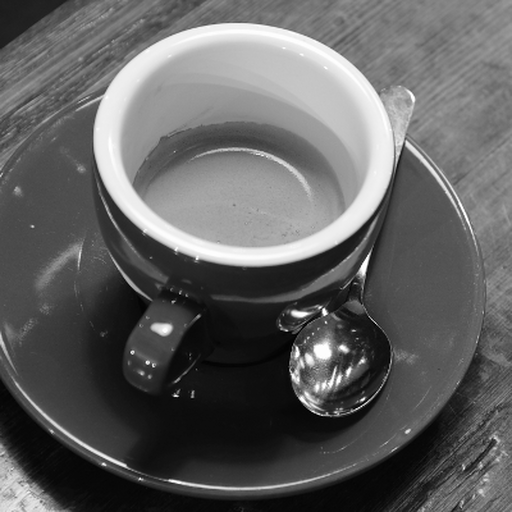
%> input picture data/examples/coffee.png, 512 x 512 px
$ octave demo_examples.m   (GNU Octave 9; MATLAB toolbox functions it lacks are replaced by stand-ins)
%> lines starting %> are read from the running program, lines starting %| are printed output that depends on the picture
### matlab/load_test_image.m
function [x, name] = load_test_image(path, sz)
%> called with path = 'data/examples/coffee.png'
%LOAD_TEST_IMAGE Test image as a sz x sz double in [0, 1] (default 512).
%   Without a path it uses data/lena.png (or another common Lena file name) when present, otherwise
%   data/camera.png. RGB is converted with the BT.601 weights 0.2989, 0.5870, 0.1140.
root = adf_setup();
if nargin < 2
    sz = 512;
end
if nargin < 1 || isempty(path)
    names = {'lena.png', 'lena.tif', 'lena.tiff', 'lena.bmp', 'lena.jpg', 'lenna.png', 'Lenna.png', 'lena512.bmp'};
    path = fullfile(root, 'data', 'camera.png');
    for k = 1:numel(names)
        p = fullfile(root, 'data', names{k});
        if exist(p, 'file')
            path = p;
            break
        end
    end
end
[~, name] = fileparts(path);
img = imread(path);
%> img is the input picture: size 512x512 uint8; min 0, max 255, mean 96.8
if isa(img, 'uint8')
    img = double(img) / 255;
%> img: size 512x512 double
elseif isa(img, 'uint16')
    img = double(img) / 65535;
else
    img = double(img);
    if max(img(:)) > 1
        img = img / 255;
    end
end
if ndims(img) == 3
    img = 0.2989 * img(:, :, 1) + 0.5870 * img(:, :, 2) + 0.1140 * img(:, :, 3);
end
if any(size(img) ~= [sz sz])
    [H, W] = size(img);
    [Xq, Yq] = meshgrid(linspace(1, W, sz), linspace(1, H, sz));
    img = interp2(img, Xq, Yq, 'cubic');
end
x = min(max(img, 0), 1);
end

### matlab/notch_lms.m
function [out, w] = notch_lms(img, freqs, mu2, C, passes)
%NOTCH_LMS Adaptive notch (scenario A) with synthetic 2-D plane-wave references, raster order.
%   For each frequency [u v] (a row of freqs) the reference pair C cos(theta), C sin(theta) with
%   theta = 2 pi (u i + v j) feeds two weights; the output is the error e = d - w.x. The image mean is
%   removed before and restored after. The first pass lets the weights converge; the last pass is returned.
if nargin < 3 || isempty(mu2), mu2 = 0.001; end
if nargin < 4 || isempty(C), C = 1; end
if nargin < 5 || isempty(passes), passes = 2; end
[H, W] = size(img);
m = mean(img(:));
z = img - m;
K = size(freqs, 1);
w = zeros(2 * K, 1);
out = zeros(H, W);
Rt = zeros(2 * K, W);
jj = 0:W-1;
for p = 1:passes
    for i = 1:H
        for k = 1:K
            th = 2 * pi * (freqs(k, 1) * (i - 1) + freqs(k, 2) * jj);
            Rt(2 * k - 1, :) = C * cos(th);
            Rt(2 * k, :) = C * sin(th);
        end
        d = z(i, :);
        for j = 1:W
            x = Rt(:, j);
            e = d(j) - w.' * x;
            w = w + (mu2 * e) * x;
            out(i, j) = e;
        end
    end
end
out = out + m;
end

### matlab/psnr_db.m
function p = psnr_db(ref, est)
%PSNR_DB Peak signal-to-noise ratio in dB for images in [0, 1]; the estimate is clipped to [0, 1] first.
est = min(max(est, 0), 1);
p = 10 * log10(1 / mean((ref(:) - est(:)).^2));
end

### matlab/afm_scene.m
function s = afm_scene(H, W, n_obj, seed, background)
%AFM_SCENE Flat background with Gaussian blobs: the kind of scene line levelling was designed for.
if nargin < 3 || isempty(n_obj), n_obj = 60; end
if nargin < 4 || isempty(seed), seed = 0; end
if nargin < 5 || isempty(background), background = 0.3; end
rng(seed, 'twister');
[j, i] = meshgrid(0:W-1, 0:H-1);
s = background * ones(H, W);
for k = 1:n_obj
    ci = 10 + (H - 20) * rand;
    cj = 10 + (W - 20) * rand;
    sg = 3 + 5 * rand;
    h = 0.25 + 0.25 * rand;
    s = s + h * exp(-((i - ci).^2 + (j - cj).^2) / (2 * sg^2));
end
s = min(max(s, 0), 1);
end

### matlab/bias_canceller.m
function [out, track] = bias_canceller(img, mu2, update, tau)
%BIAS_CANCELLER Scenario B, textbook form: one weight b on a constant reference, along every row.
%   e = d - b is the output. update = 'lms' (b <- b + mu2 e), 'sign' (b <- b + mu2 sign(e), median
%   tracking) or 'gated' (LMS step only when |e| < tau, i.e. on background pixels). The weight starts each
%   row at the median of its first 8 pixels. H(z) = (z - 1) / (z - (1 - mu2)) is a high-pass, so slow scene
%   brightness is removed together with the drift unless the background is flat.
if nargin < 2 || isempty(mu2), mu2 = 0.02; end
if nargin < 3 || isempty(update), update = 'lms'; end
if nargin < 4 || isempty(tau), tau = 0.08; end
[H, W] = size(img);
out = zeros(H, W);
track = zeros(H, W);
for i = 1:H
    row = img(i, :);
    b = median(row(1:8));
    for j = 1:W
        e = row(j) - b;
        out(i, j) = e;
        track(i, j) = b;
        switch update
            case 'lms'
                b = b + mu2 * e;
            case 'sign'
                if e > 0
                    b = b + mu2;
                elseif e < 0
                    b = b - mu2;
                end
            case 'gated'
                if abs(e) < tau
                    b = b + mu2 * e;
                end
        end
    end
end
end

### matlab/adaptive_notch.m
function [out, freqs] = adaptive_notch(img, freqs, mu2)
%ADAPTIVE_NOTCH Scenario A end to end: detect the interference frequencies (unless given as a K x 2 matrix
%   of [u v]) and cancel them with NOTCH_LMS. With no detected peak the image is returned unchanged.
if nargin < 2
    freqs = [];
end
if nargin < 3 || isempty(mu2)
    mu2 = 0.001;
end
if isempty(freqs)
    pk = detect_peaks(img);
    freqs = pk(:, 1:2);
end
if isempty(freqs)
    out = img;
    return
end
out = notch_lms(img, freqs, mu2, 1, 2);
end

### matlab/adf_setup.m
function root = adf_setup()
%ADF_SETUP Return the repository root and make sure this folder is on the path.
%   root = adf_setup() is called by the demo scripts. All functions live in this one folder and use base
%   MATLAB only (no toolboxes): filtering, padding, Poisson sampling and SSIM are written out explicitly.
here = fileparts(mfilename('fullpath'));
addpath(here);
root = fileparts(here);
end

### matlab/offset_aligned_psnr.m
function p = offset_aligned_psnr(ref, est)
%OFFSET_ALIGNED_PSNR PSNR after removing the global mean error (a drift canceller cannot know the level).
e = est - ref;
e = e - mean(e(:));
p = 10 * log10(1 / mean(e(:).^2));
end

### matlab/detect_peaks.m
function peaks = detect_peaks(img, thresh, contrast, fmin, max_peaks, block, step)
%DETECT_PEAKS Periodic-interference peaks of the 2-D spectrum. Returns one row [u v ratio] per +-(u, v)
%   pair, strongest first; u = vertical frequency (cycles per row), v = horizontal (cycles per column).
%   A bin is accepted when it is a local maximum (5 x 5), exceeds THRESH times the local median (9 x 9) of the
%   averaged spectrum, lies beyond FMIN from DC, and exceeds CONTRAST times its neighbours along both
%   frequency axes (a point, not a line such as row banding). The location is refined on the
%   zero-padded full-image spectrum.
if nargin < 2 || isempty(thresh), thresh = 30; end
if nargin < 3 || isempty(contrast), contrast = 10; end
if nargin < 4 || isempty(fmin), fmin = 0.03; end
if nargin < 5 || isempty(max_peaks), max_peaks = 6; end
if nargin < 6 || isempty(block), block = 128; end
if nargin < 7 || isempty(step), step = 64; end
P = welch2d(img, block, step);
R = P ./ max(circ_filter(P, 9, 'median'), 1e-30);
f = fftshift(fftfreq(block));
[V, U] = meshgrid(f, f);
rad = sqrt(U.^2 + V.^2);
half = (V > 0) | ((V == 0) & (U > 0));
cand = (R == circ_filter(R, 5, 'max')) & (R > thresh) & (rad > fmin) & half;
idx = find(cand);
[~, order] = sort(R(idx), 'descend');
peaks = zeros(0, 3);
for q = order(:).'
    [ki, kj] = ind2sub(size(R), idx(q));
    if directional_contrast(P, ki, kj, 5) < contrast
        continue
    end
    [u, v] = refine_peak(img, f(ki), f(kj), 1.5 / block, 2);
    peaks(end + 1, :) = [u, v, R(ki, kj)]; %#ok<AGROW>
    if size(peaks, 1) == max_peaks
        break
    end
end
end

% [64 lines left out: functions circ_filter, directional_contrast, refine_peak, parab, not called in this run]

### matlab/demo_examples.m
%DEMO_EXAMPLES One application per scenario, on the example images in data/examples/.
%   The MATLAB counterpart of python/make_examples.py: the same images, corruptions and settings. MATLAB's
%   random stream differs from NumPy's, so the corrupted images and the numbers differ slightly from
%   results/examples_python.csv. Run the whole script or one cell at a time (Ctrl+Enter). Figures are saved to
%   results/matlab_figures/examples_*.png. Base MATLAB only.

%% setup
root = adf_setup();
exd = fullfile(root, 'data', 'examples');
outdir = fullfile(root, 'results', 'matlab_figures');
if ~exist(outdir, 'dir')
    mkdir(outdir);
end
pos = [60 60 1500 380];

%% A  LED flicker in a rolling-shutter camera: adaptive notch at the known frequency, in the log domain
x = load_test_image(fullfile(exd, 'coffee.png'));
[H, W] = size(x);
%> H = 512; W = 512
rng(11, 'twister');
u = 0.0185;                                          % PWM frequency x line time = cycles per row
flick = 1 + 0.25 * cos(2 * pi * u * (0:H-1)' + 0.4);
y = x .* repmat(flick, 1, W) + 0.005 * randn(H, W);
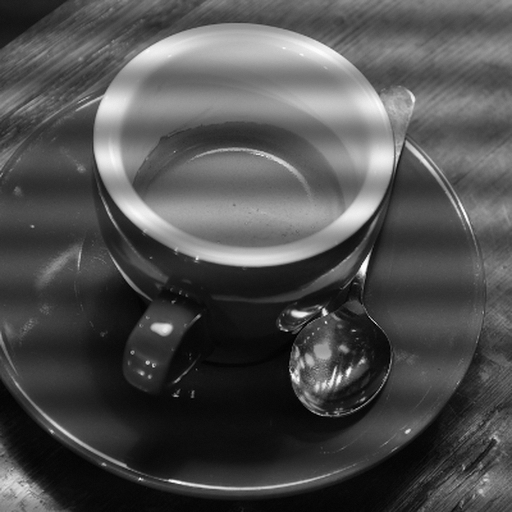
%> y: size 512x512 double; min -0.0122, max 1.25, mean 0.379; drawn with min black and max white
e0 = 0.02;                                           % keeps the logarithm finite on black pixels
outA = exp(notch_lms(log(max(y, 0) + e0), [u 0; 2 * u 0], 1e-5, 1, 3)) - e0;
%> in notch_lms, `m = mean(img(:));`: m = -1.18
%> after the loop in notch_lms, `for p = 1:passes`:
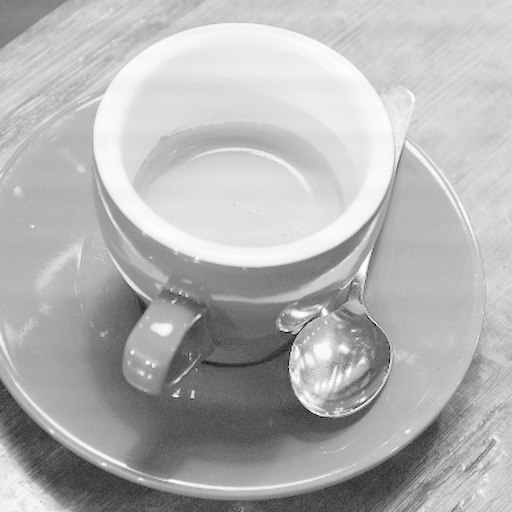
%> out: size 512x512 double; min -2.94, max 1.24, mean 0.00422; drawn with min black and max white
%> after the loop in notch_lms, `for p = 1:passes`: Rt = 512 columns, first 8: [-0.958 -0.958 -0.958 -0.958 -0.958 -0.958 -0.958 -0.958; 0.288 0.288 0.288 0.288 0.288 0.288 0.288 0.288; 0.834 0.834 0.834 0.834 0.834 0.834 0.834 0.834; -0.552 -0.552 -0.552 -0.552 -0.552 -0.552 -0.552 -0.552]; w = [0.207; -0.149; 0.0172; 0.0361]
linA = notch_lms(y, [u 0; 2 * u 0], 1e-5, 1, 3);
%> call 2 of notch_lms, with freqs = [0.0185 0; 0.037 0], mu2 = 1e-05, C = 1, passes = 3
%> in notch_lms (call 2), `m = mean(img(:));`: m = 0.379
%> after the loop in notch_lms (call 2), `for p = 1:passes`:
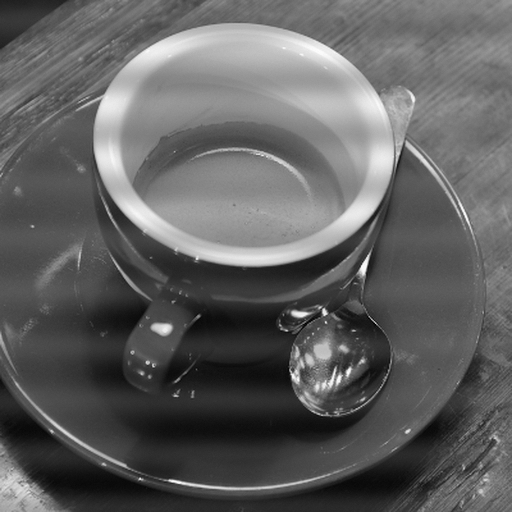
%> out: size 512x512 double; min -0.48, max 0.791, mean 0.00125; drawn with min black and max white
%> after the loop in notch_lms (call 2), `for p = 1:passes`: w = [0.0731; -0.0463; 0.0054; 0.00477]
fig = figure('Color', 'w', 'Position', pos);
subplot(1, 4, 1); show_img(y, sprintf('LED flicker bands\n%.2f dB', psnr_db(x, y)));
%> in psnr_db, `est = min(max(est, 0), 1);`:
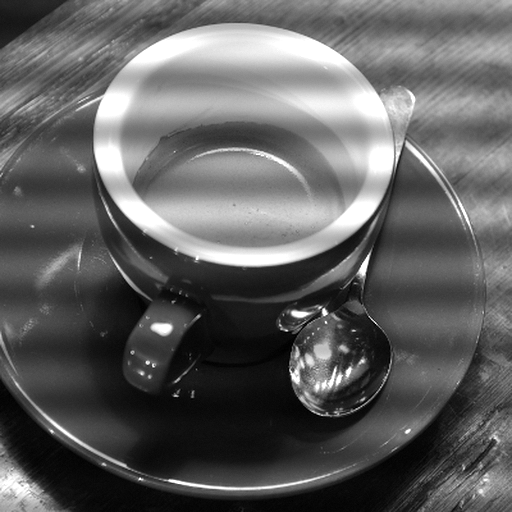
%> est: size 512x512 double; min 0, max 1, mean 0.377
%> in psnr_db, `p = 10 * log10(1 / mean((ref(:) - est(:)).^2));`: p = 22.39
subplot(1, 4, 2); show_img(outA, sprintf('A in the log domain\n%.2f dB', psnr_db(x, outA)));
subplot(1, 4, 3); show_img(linA, sprintf('A in the linear domain\n%.2f dB', psnr_db(x, linA)));
subplot(1, 4, 4);
plot(mean(y, 2), 'Color', [0.55 0.55 0.55]); hold on;
plot(mean(outA, 2), 'Color', [0.16 0.47 0.84], 'LineWidth', 1.5);
plot(mean(x, 2), 'k');
legend('corrupted', 'after A', 'clean', 'Location', 'southwest'); xlabel('row'); ylabel('row mean');
grid on; box off; title('row-mean profile');
%> after `title('row-mean profile')`:
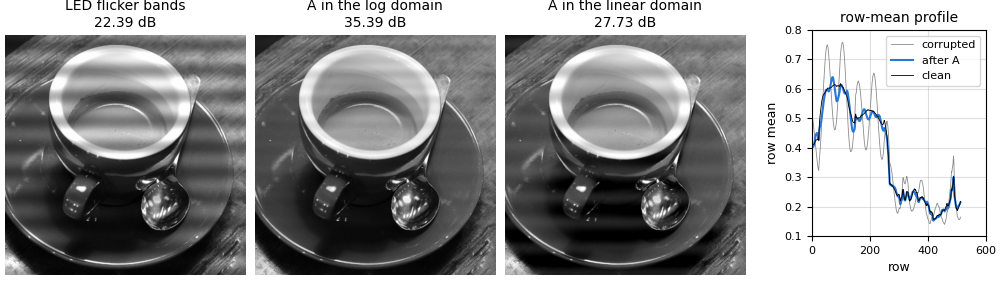
%> figure redrawn from the program's plot data, 4 panels
print(fig, fullfile(outdir, 'examples_A_flicker.png'), '-dpng', '-r130');
fprintf('A flicker: noisy %.2f, A log domain %.2f, A linear %.2f dB\n', psnr_db(x, y), psnr_db(x, outA), psnr_db(x, linA));
%| A flicker: noisy 22.39, A log domain 35.39, A linear 27.73 dB

%% B  probe microscopy: line offsets and drift along each fast-scan line, flat substrate
s = afm_scene(512, 512, 90, 3);
[H, W] = size(s);
rng(7, 'twister');
jj = repmat(0:W-1, H, 1);
amp = 0.05 + 0.03 * rand(H, 1);
ph = 2 * pi * rand(H, 1);
wander = repmat(amp, 1, W) .* sin(2 * pi * 0.8 * jj / W + repmat(ph, 1, W));
y = s + repmat(0.05 * randn(H, 1), 1, W) + wander + 0.1 * jj / W + 0.01 * randn(H, W);
rowmed = y - repmat(median(y, 2), 1, W);
lmsB = bias_canceller(y, 0.02, 'lms');
[gateB, track] = bias_canceller(y, 0.05, 'gated', 0.08);
lev = @(im) im - median(im(:)) + 0.3;
fig = figure('Color', 'w', 'Position', pos);
subplot(1, 4, 1); show_img(lev(y), sprintf('raw scan\n%.1f dB', offset_aligned_psnr(s, y)));
subplot(1, 4, 2); show_img(lev(rowmed), sprintf('row-median levelling\n%.1f dB', offset_aligned_psnr(s, rowmed)));
subplot(1, 4, 3); show_img(lev(gateB), sprintf('B, gated update\n%.1f dB', offset_aligned_psnr(s, gateB)));
subplot(1, 4, 4);
i0 = 200;
plot(y(i0, :) - median(y(i0, :)), 'Color', [0.55 0.55 0.55]); hold on;
plot(track(i0, :) - median(y(i0, :)), 'Color', [0.92 0.41 0.20], 'LineWidth', 1.6);
plot(gateB(i0, :) - median(gateB(i0, :)), 'Color', [0.16 0.47 0.84]);
legend('raw line', 'bias b (gated)', 'corrected', 'Location', 'northwest'); xlabel(sprintf('pixel along line %d', i0));
grid on; box off; title('one fast-scan line');
print(fig, fullfile(outdir, 'examples_B_probe_microscopy.png'), '-dpng', '-r130');
fprintf('B probe microscopy (offset-aligned): noisy %.2f, row median %.2f, LMS %.2f, gated %.2f dB\n', ...
    offset_aligned_psnr(s, y), offset_aligned_psnr(s, rowmed), offset_aligned_psnr(s, lmsB), offset_aligned_psnr(s, gateB));

%% C  vibration stripes whose frequency drifts down the image: no reference, no fixed frequency
x = load_test_image(fullfile(exd, 'chelsea.png'));
%> call 2 of load_test_image, with path = 'data/examples/chelsea.png'
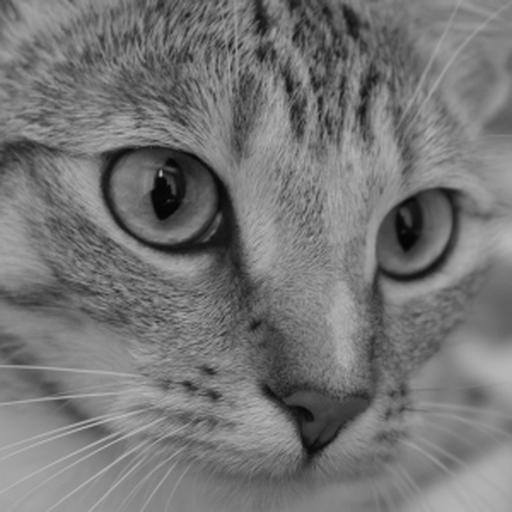
%> input picture data/examples/chelsea.png, 512 x 512 px
%> in load_test_image, img is the input picture: size 512x512 uint8; min 4, max 187, mean 117.3
[H, W] = size(x);
ii = (0:H-1)';
%> ii = 512 values from 0 to 511
f = 0.08 + 0.04 * ii / H;
%> f = 512 values from 0.08 to 0.12
y = x + 0.10 * cos(2 * pi * cumsum(repmat(f, 1, W), 2) + 2 * pi * 0.013 * repmat(ii, 1, W));
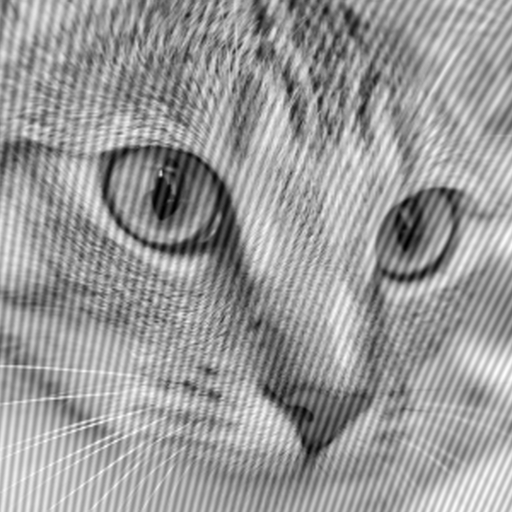
%> y: size 512x512 double; min -0.0825, max 0.812, mean 0.46; drawn with min black and max white
[~, pk] = adaptive_notch(y, [], 0.001);
%> the run ends on the next line
% [80 lines not run here, left out]
function show_img(im, ttl)
image(min(max(im, 0), 1) * 255);
colormap(gca, gray(256));
axis image off;
title(ttl, 'FontWeight', 'normal');
end
